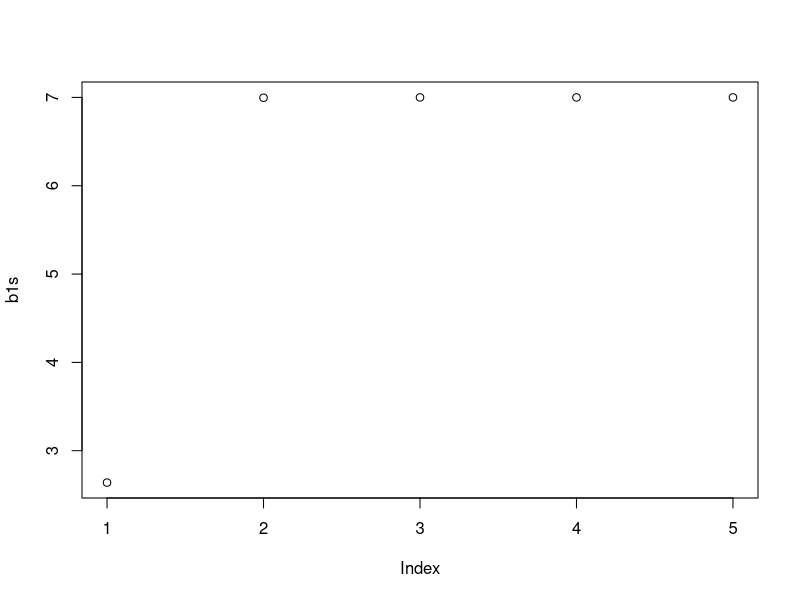
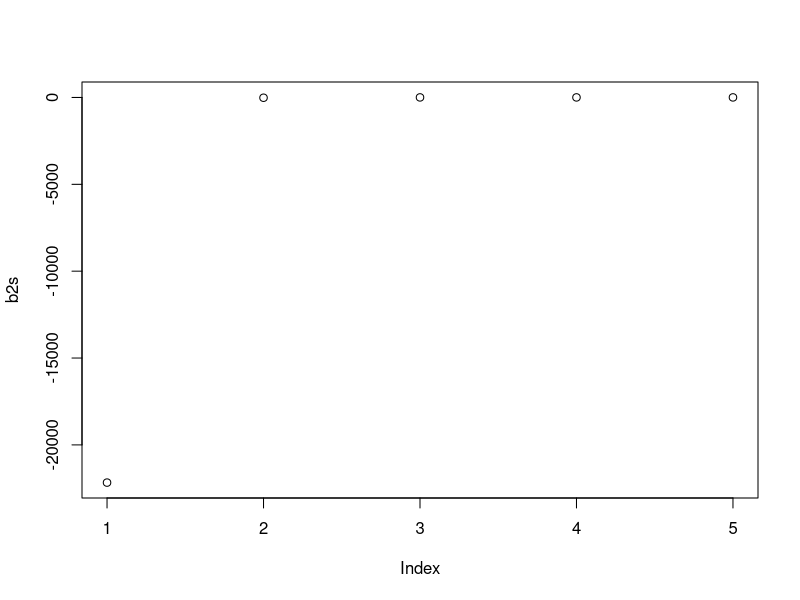

Reproduce these figures in R, in order.
rm(list = ls())

set.seed(1)

x1 <- runif(100, 3, 500)
x2 <- rexp(100)
e <- rnorm(10)

b0 <- 5
b1 <- 7
b2 <- 3

y <- b0 + b1*x1 + b2*x2

b1s = c()
b2s = c()

b1 <- -5000

for (i in 1:5) {
  a <- y - b1 * x1
  b2 <- lm(a ~ x2)$coef[2]
  b2s[i] <- b2
  
  a <- y - b2 * x2
  b1 <- lm(a ~ x1)$coef[2]
  b1s[i] <- b1
}

plot (b1s)
plot (b2s)


